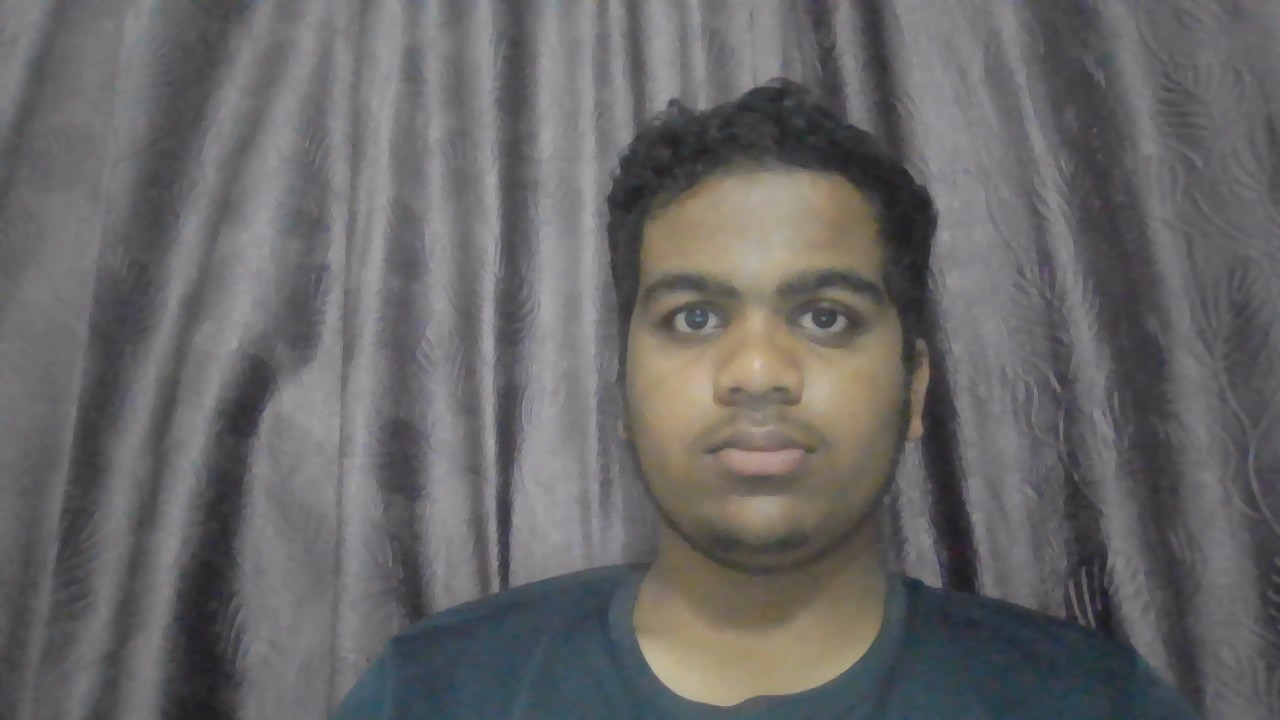
#> input picture test_face.jpg.jpg, 1280 x 720 px
$ python detector.py   (older library calls are emulated)
#> lines starting #> are read from the running program, lines starting #| are printed output that depends on the picture
import cv2
import numpy as np

print("=============================================")
print("  🚀 DEEPFAKE DETECTOR INITIALIZED 🚀        ")
print("=============================================")

def scan_for_deepfake(image_path):
#> called with image_path = 'test_face.jpg.jpg'
    img = cv2.imread(image_path)
#> img is the input picture: shape (720, 1280, 3); mean B, G, R 103.5, 102.7, 104.5

    if img is None:
        print(f"❌ Error: Cannot find '{image_path}' inside this folder.")
        print("💡 Action: Drag any face image into your sidebar and name it 'test_face.jpg'!")
        return

    print("✅ Media file loaded successfully into memory.")
    gray = cv2.cvtColor(img, cv2.COLOR_BGR2GRAY)
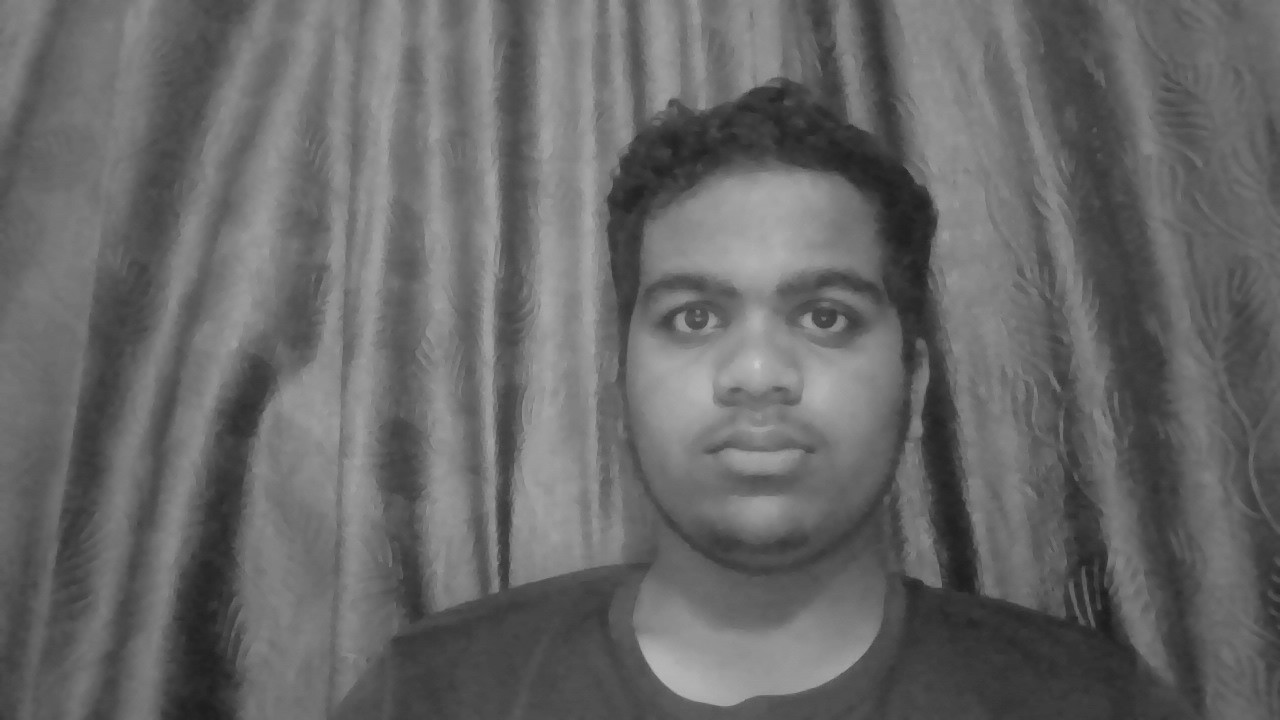
#> gray: shape (720, 1280); min 28, max 203, mean 103.3

    # Mathematical algorithms to spot artificial textures
    laplacian_var = cv2.Laplacian(gray, cv2.CV_64F).var()
#> laplacian_var = 18.57
    std_deviation = np.std(gray)
#> std_deviation = 29.46

    print("\n--- FORENSIC ANALYSIS RESULTS ---")
    print(f"🔹 Texture Inconsistency Score: {laplacian_var:.2f}")
#| 🔹 Texture Inconsistency Score: 18.57
    print(f"🔹 Pixel Blending Variance: {std_deviation:.2f}")
#| 🔹 Pixel Blending Variance: 29.46

    if laplacian_var < 100.0:
        print("\n⚠️ VERDICT: High Probability of AI Manipulation / Deepfake Blur detected!")
    else:
        print("\n❇️ VERDICT: Authentic Camera Capture (High frequency details present).")

# Trigger the analysis loop
scan_for_deepfake("test_face.jpg.jpg")

$ run again, with WIN_20260612_18_27_55_Pro.jpg copied over test_face.jpg.jpg
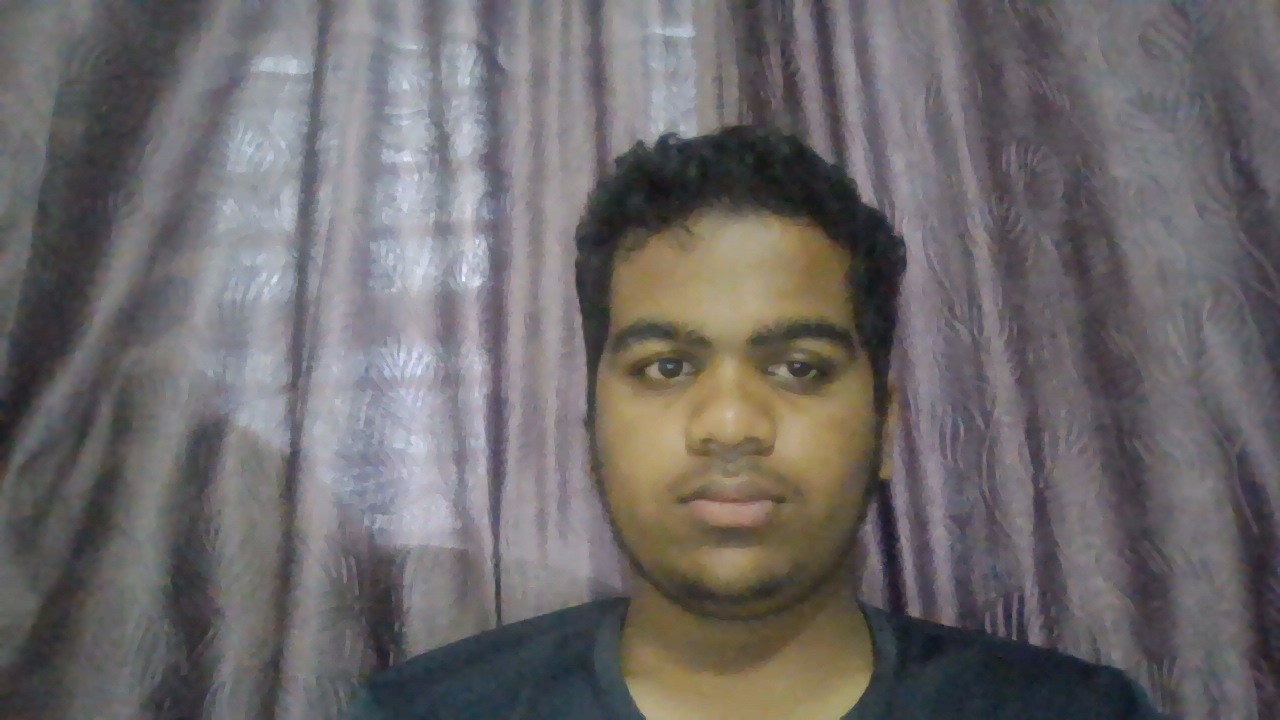
#> input picture WIN_20260612_18_27_55_Pro.jpg, 1280 x 720 px
#> in scan_for_deepfake, img is the input picture: shape (720, 1280, 3); mean B, G, R 105.7, 104.9, 109
#> in scan_for_deepfake, `gray = cv2.cvtColor(img, cv2.COLOR_BGR2GRAY)`:
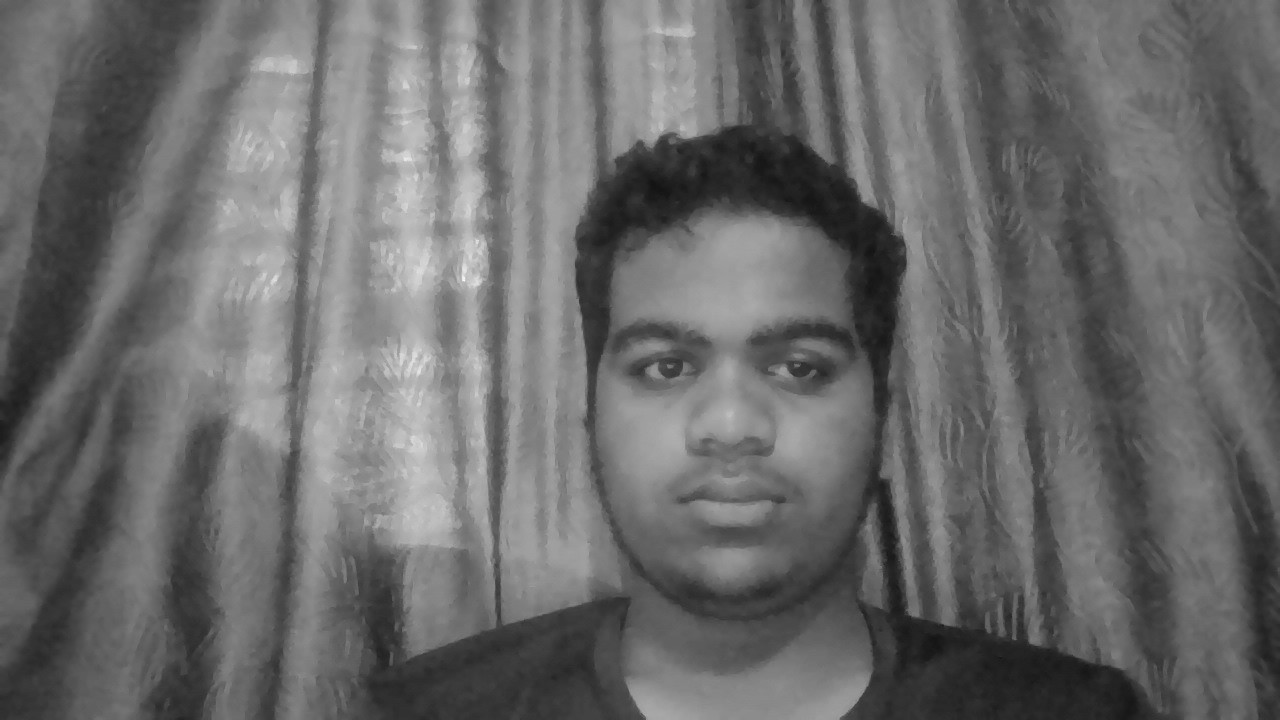
#> gray: shape (720, 1280); min 18, max 249, mean 106.2
#> laplacian_var = 29.38
#> std_deviation = 36.56
#| 🔹 Texture Inconsistency Score: 29.38
#| 🔹 Pixel Blending Variance: 36.56
